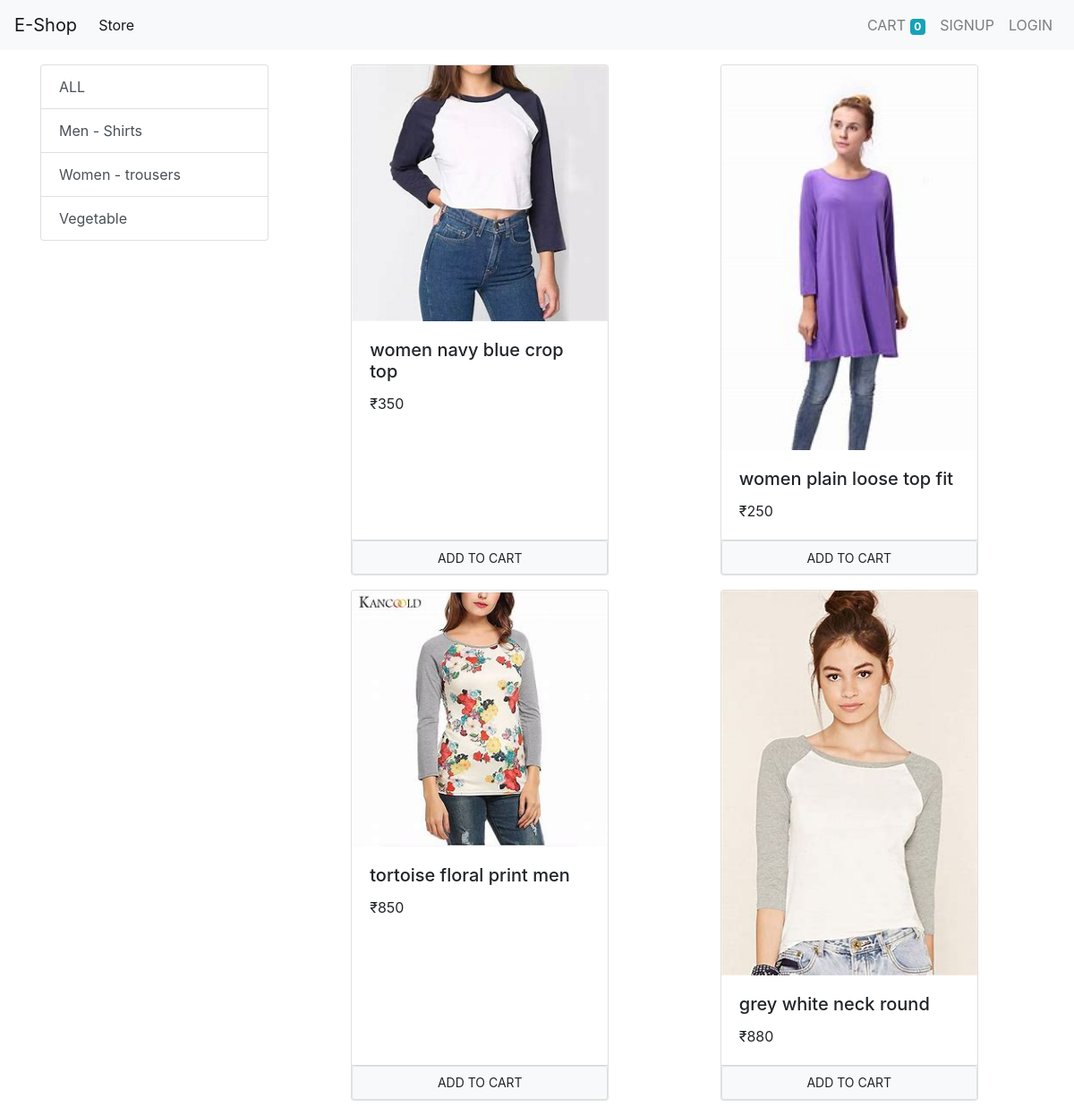
The app's page /?category=2 with its own data.
### store/models/category.py (models this page shows, shortened)
class Category(models.Model):
    name = models.CharField(max_length=20)
    @staticmethod
    def get_all_categories():
        return Category.objects.all();

### store/models/product.py (models this page shows, shortened)
class Product(models.Model):
    name = models.CharField(max_length=50)
    price = models.IntegerField(default=0)
    category = models.ForeignKey(Category, on_delete=models.CASCADE, default=1)
    description = models.CharField(max_length=200, default='', null=True, blank=True)
    image = models.ImageField(upload_to='uploads/products/')
    @staticmethod
    def get_all_products_by_Categoryid(category_id):
        if category_id:
            return Product.objects.filter(category = category_id)
        else:
            return Product.objects.all();

### store/views/home.py (the view, shortened to what this page needs)
# urls.py: path('', Index.as_view(), name='homepage'),
class Index(View):
    def get(self, request):
        products = None
        cart = request.session.get('cart')
        if not cart:
            request.session['cart']={}
        categories = Category.get_all_categories()
        categoryID = request.GET.get('category')
        if (categoryID):
            products = Product.get_all_products_by_Categoryid(categoryID)
        else:
            products = Product.get_all_products()
        data = {};
        data['products'] = products
        data['categories'] = categories
        print('you are : ', request.session.get("email"))
        print('email' in request.session)
        return render(request, 'index.html', data)

### store/templatetags/cart.py (called while the page is built)
@register.filter(name="is_in_cart")
def is_in_cart(product, cart):
    keys = cart.keys();
    for id in keys:
        if int(id) == product.id:
            return True
    return False

### store/templatetags/custom_filter.py (called while the page is built)
@register.filter(name='currency')
def currency(number):
    return "₹"+str(number)

### store/templates/index.html (shortened to what this page needs)
{% extends 'base.html' %}
{%block content %}
{% load cart %}
{% load custom_filter %}
<div class="container mt-3">
    <div class="row">
        <div class="col-lg-3 mx-auto">
            <div class="list-group">
                <a href="/" class="list-group-item list-group-item-action">ALL</a>
                {% for category in categories %}
                <a href="/?category={{category.id}}"
                   class="list-group-item list-group-item-action">{{category.name}}</a>
                {% endfor %}
            </div>
        </div>
        <div id='products' class="col-lg-9 mx-auto">
            <div class="row mx-auto">
                {% for product in products%}
                <div class="card mx-auto mb-3" id='{{product.id}}' style="width: 18rem;">
                    <img class="card-img-top" src="{{product.image.url}}" alt="Card image cap">
                    <div class="card-body">
                        <h5 class="card-title">{{product.name}}</h5>
                        <p class="card-text">{{product.price|currency}}</p>
                    </div>
                    <div class="card-footer p-0">
                        {% if product|is_in_cart:request.session.cart %}
                        <div class="row no-gutters">
                            <form action="/#{{product.id}}" method="post" class="col-2">
                                {% csrf_token %}
                                <input hidden type="text" name='product' value='{{product.id}}'>
                                <input type="text" hidden name='remove' value='True'>
                                <input type="submit" value=" - " class=" btn btn-block btn-secondary border">
                            </form>
                            <div class="text-center col">
                                    {{ product|cart_quantity:request.session.cart }} in Cart
                            </div>
                            <form action="/#{{product.id}}" method="post" class="col-2">
                                {% csrf_token %}
                                <input hidden type="text" name='product' value='{{product.id}}'>
                                <input type="submit" value=" + " class=" btn btn-block btn-secondary border">
                            </form>
                        </div>
                        {% else %}
                        <form action="/#{{product.id}}" method="post" class="btn-block">
                            <input type="submit" class="float-right btn btn-light border btn-sm form-control" value="ADD TO CART">
                        </form>
                        {% endif %}
                    </div>
                </div>
                {%endfor%}
            </div>
        </div>
    </div>
</div>
{% endblock %}

### records on screen
Category: name "Men - Shirts"
Category: name "Women - trousers"
Category: name "Vegetable"
Product: image (picture), name "women navy blue crop top", price "₹350"
Product: image (picture), name "women plain loose top fit", price "₹250"
Product: image (picture), name "tortoise floral print men", price "₹850"
Product: image (picture), name "grey white neck round", price "₹880"

### other values on screen
{{ request.session.cart|length }} "0"
